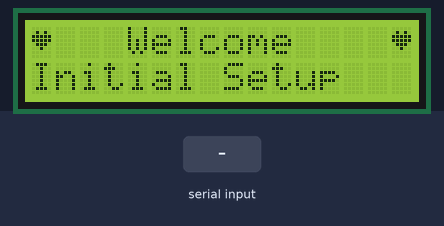
This sketch was run on a simulated Arduino Uno, built with avr-gcc and run on an emulated ATmega328P. Shown: 16×2 character LCD. Inputs (shaded band) come from the test bench.

Above: at 0.1 s.
At 4.2 s:
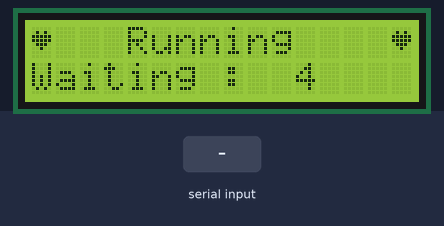
4.3 s: "1" received over Serial
At 4.36 s:
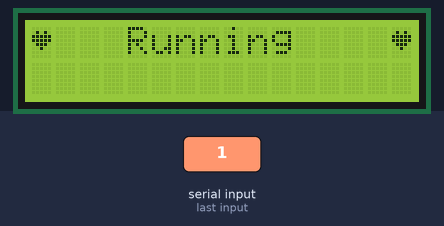
Timing chart, 0 to 7.3 s (numbered marks = the images above; inputs shaded):
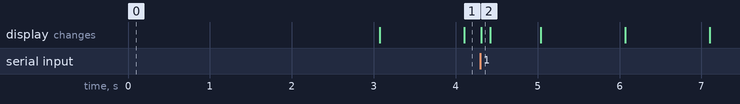

The sketch:

A1_1602_LCD_without_I2C.ino
```cpp
#include <LiquidCrystal.h>

LiquidCrystal lcd(12, 11, 5, 4, 3, 2);
uint8_t heart[8] = {0x0,0xa,0x1f,0x1f,0xe,0x4,0x0};

void setup() {
  Serial.begin(9600);
  lcd.clear();
  lcd.createChar(0, heart);
  lcd.begin(16, 2);
  lcd.write(byte(0));
  lcd.print("   Welcome    "); //1st line
  lcd.write(byte(0));
  lcd.setCursor(0, 1); //go to next line
  lcd.print("Initial Setup");
  delay(3000);

}

void loop() {
    lcd.clear();
    lcd.write(byte(0));
    lcd.print("   Running    "); //1st line
    lcd.write(byte(0));
    if (Serial.available())
    {
      delay(100);
      lcd.clear();
      while (Serial.available() > 0) {
          lcd.write(Serial.read());
      }
    }
    else
    {
        lcd.setCursor(0, 1); //go to next linebegins with 0):
        lcd.print("");
        lcd.print("Waiting :  ");
        lcd.print(millis() / 1000);
        delay(200);
    }

}
```

Measured:
- after the input at 4.3 s, the display: changes at once (image 2)
